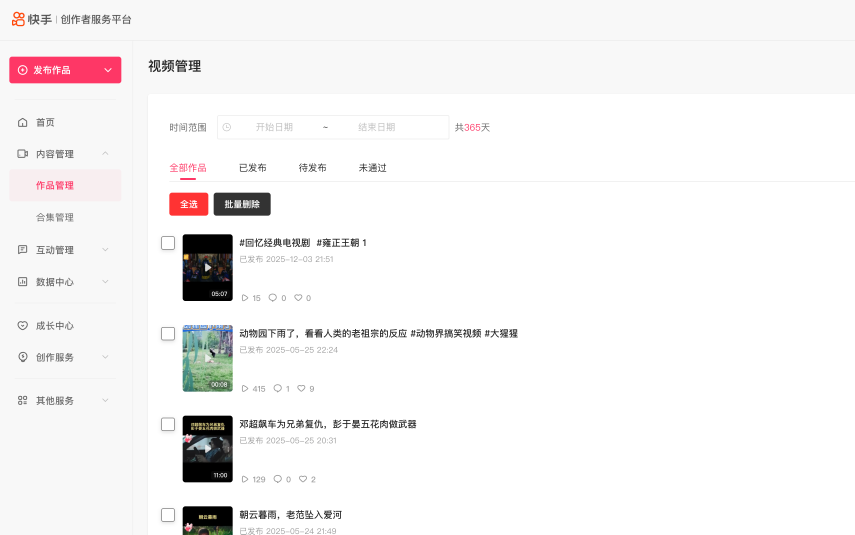
#> input picture 1.png, 2564 x 1604 px, found by its file name (shown at 1/3 size)
$ python process_screenshots_v3.py
#> lines starting #> are read from the running program, lines starting #| are printed output that depends on the picture
from PIL import Image, ImageFilter
import os

def process_image(input_path, output_path):
    try:
        img = Image.open(input_path)
#> img is the input picture: PIL image 2564x1604 RGB; mean R, G, B 245.2, 243.7, 243.8

        # 1. Resize to 1280x800 (Store requirement)
        img = img.resize((1280, 800), Image.Resampling.LANCZOS)
#> img: PIL image 1280x800 RGB

        # 2. Blur sensitive content
        # User reported that the buttons were blurred in image 2.
        # This means the buttons are located lower than 320px.
        # Let's increase the safe top margin significantly to ensure buttons are visible.

        blur_left = 240   # Sidebar width
        blur_top = 450    # Increased from 320 to 450 to protect buttons
        blur_right = 1280
        blur_bottom = 800

        blur_box = (blur_left, blur_top, blur_right, blur_bottom)

        # Crop the region to blur
        region = img.crop(blur_box)
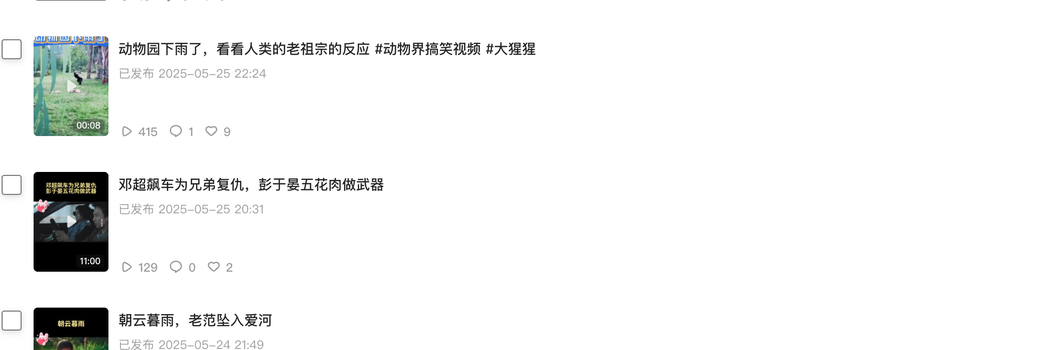
#> region: PIL image 1040x350 RGB; mean R, G, B 243, 243.7, 243.3

        # Apply Gaussian Blur
        blurred_region = region.filter(ImageFilter.GaussianBlur(radius=8))
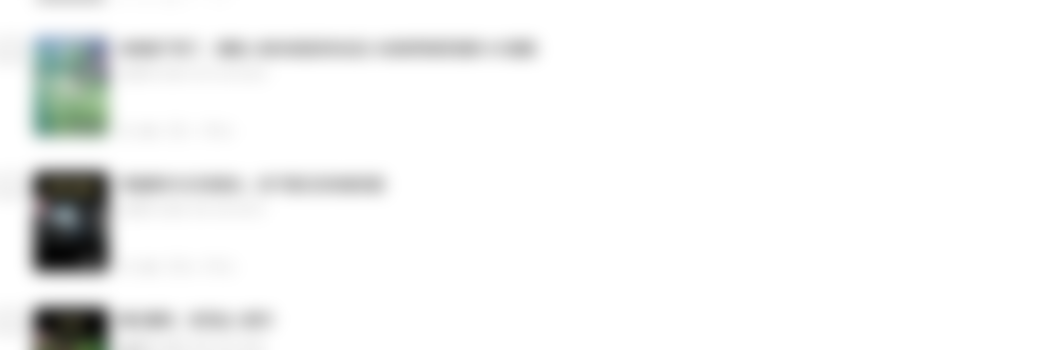
#> blurred_region: PIL image 1040x350 RGB; mean R, G, B 243, 243.7, 243.3

        # Paste the blurred region back
        img.paste(blurred_region, blur_box)
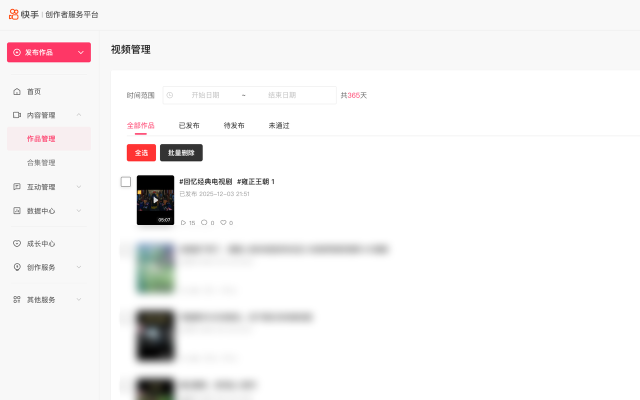
#> img: PIL image 1280x800 RGB (shown at 1/2 size); mean R, G, B 245.1, 243.6, 243.7

        # Save
        img.save(output_path)
        print(f"Processed {input_path} -> {output_path}")

    except Exception as e:
        print(f"Error processing {input_path}: {e}")

def main():
    base_dir = '/Users/redrain/Documents/kuaishou/extension'

    files = ['1.png', '2.png']

    for f in files:
        input_path = os.path.join(base_dir, f)
        output_path = os.path.join(base_dir, f"processed_{f}")

        if os.path.exists(input_path):
            process_image(input_path, output_path)
        else:
            print(f"File not found: {input_path}")
#> pass 2 of the loop in main, `for f in files:`:
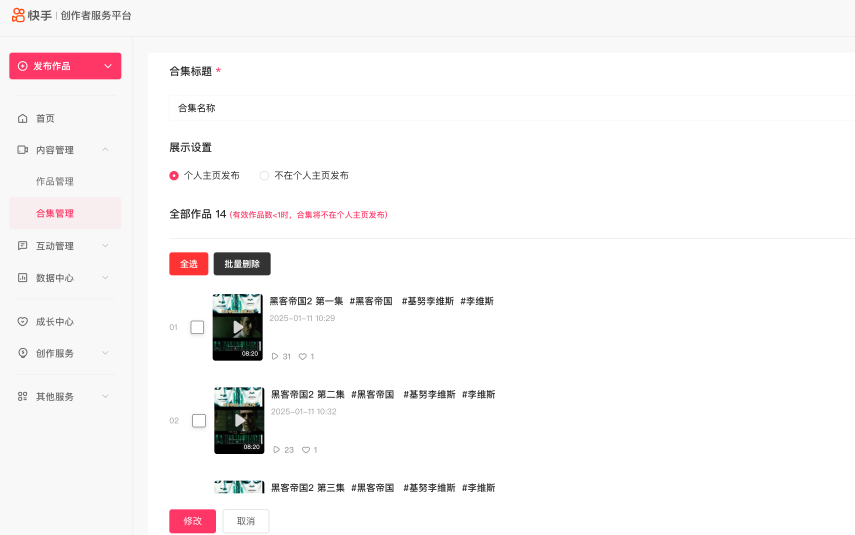
#> input picture 2.png, 2564 x 1604 px, found by its file name (shown at 1/3 size)
#> in process_image, img is the input picture: PIL image 2564x1604 RGB; mean R, G, B 247.7, 245.5, 245.9
#> in process_image (call 2), `blurred_region = region.filter(ImageFilter.GaussianBlur(radius=8))`:
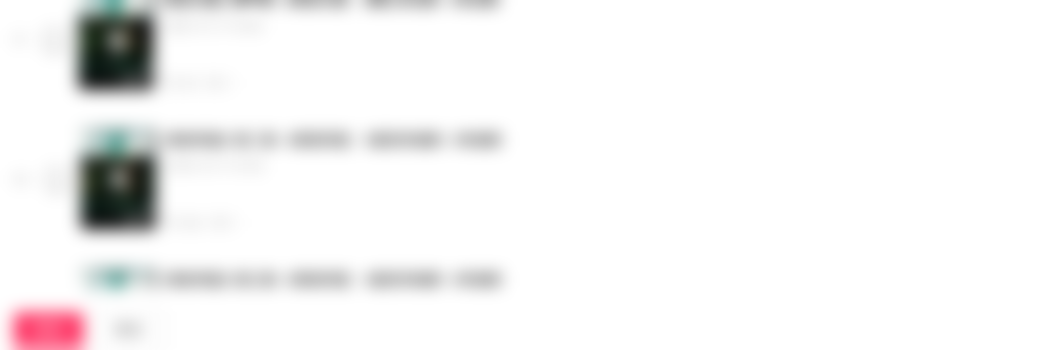
#> blurred_region: PIL image 1040x350 RGB; mean R, G, B 244.2, 243.5, 243.5
#> in process_image (call 2), `img.paste(blurred_region, blur_box)`:
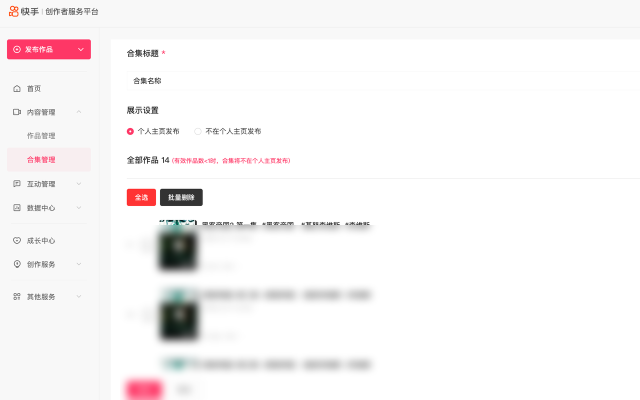
#> img: PIL image 1280x800 RGB (shown at 1/2 size); mean R, G, B 247.6, 245.4, 245.8

if __name__ == "__main__":
    main()
